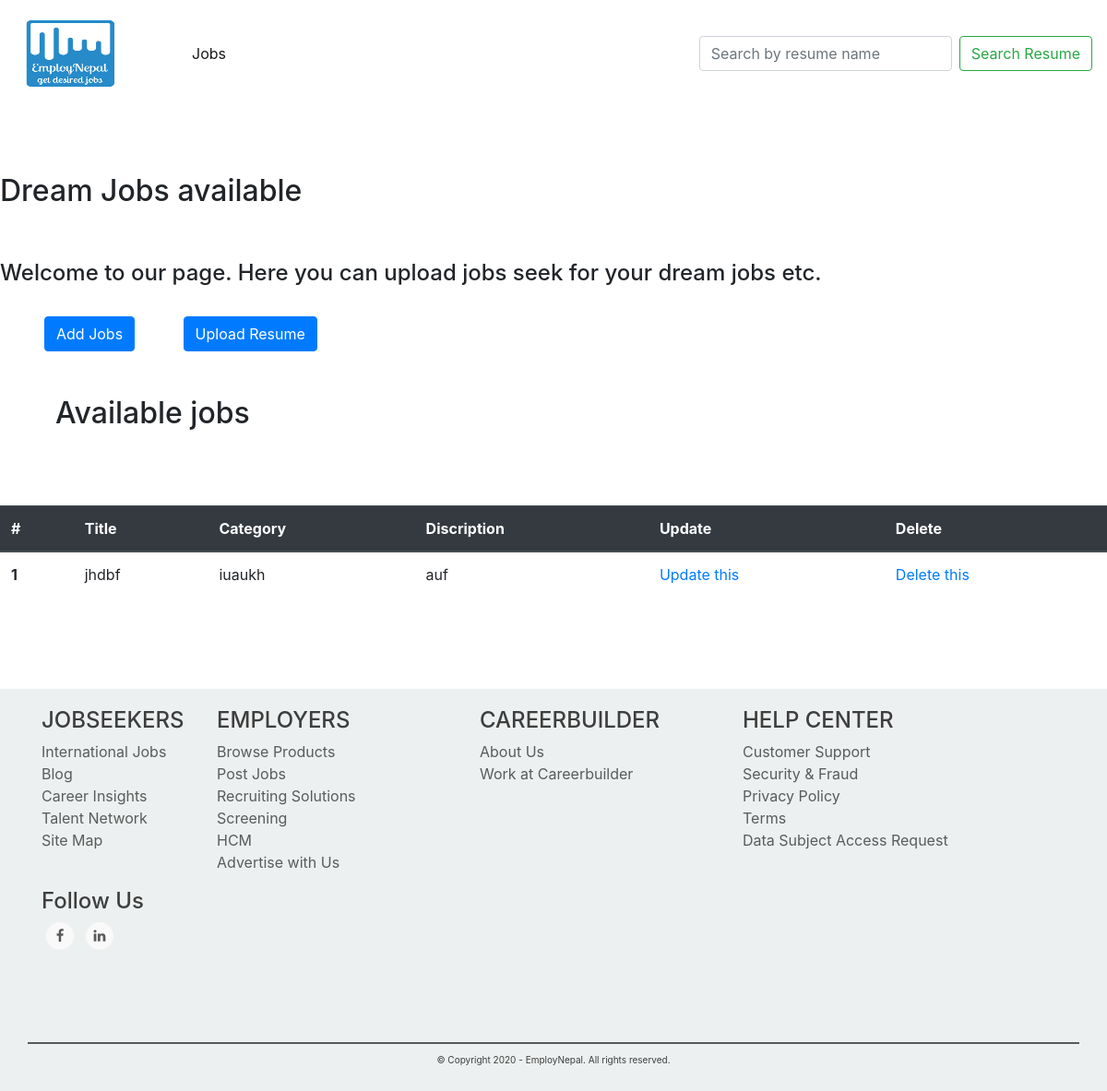
The app's page /, older data.
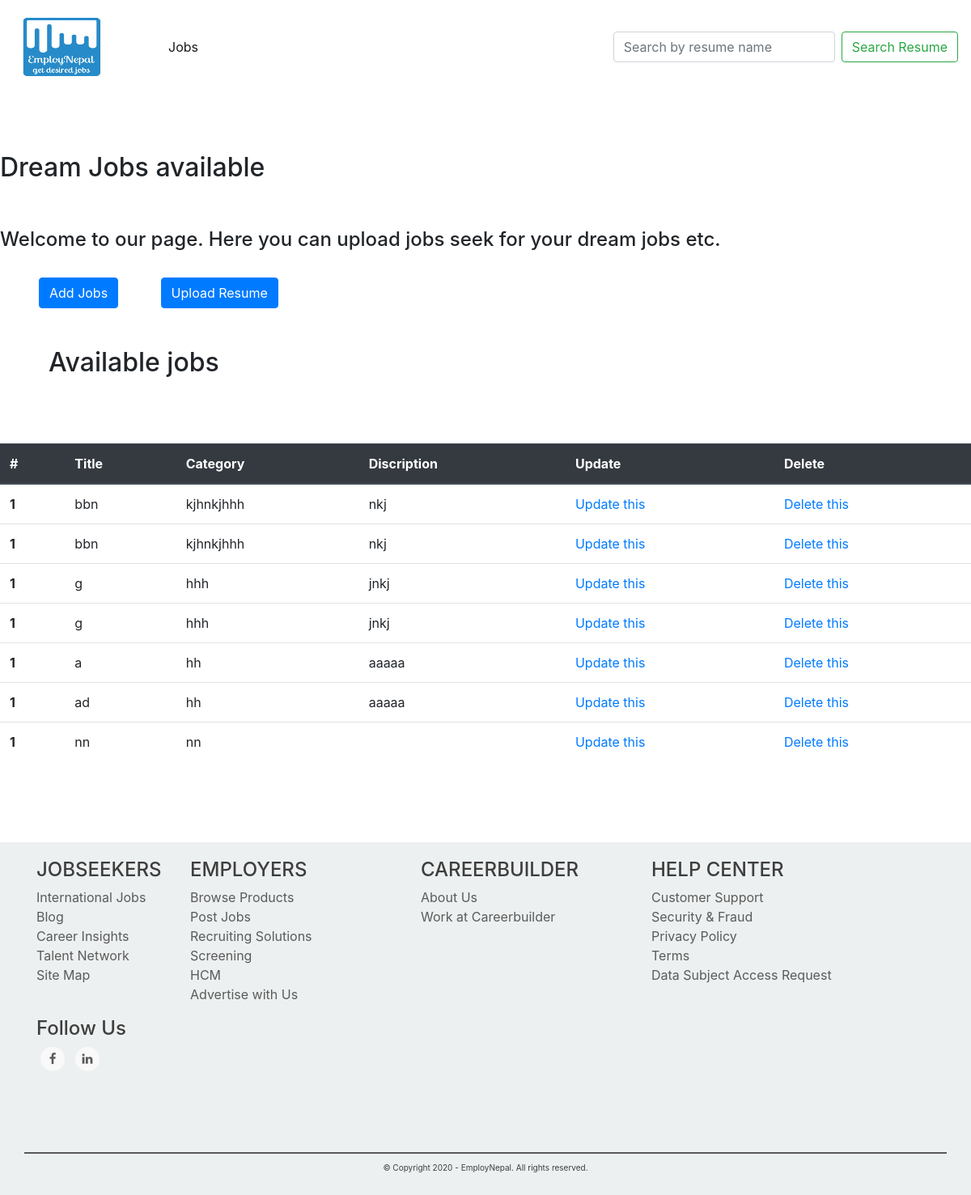
The same page, newer data.
### courseworkapp/models.py (models this page shows)
class Job(models.Model):
    job_Title= models.CharField(max_length=40)
    job_discription=models.CharField(max_length=100)
    job_Catagory= models.CharField(max_length=40)
    def __str__(self):
        return self.job_Title + " " + self.job_discription+" "+ self.job_Catagory

### EmployNepal/views.py (the view)
# urls.py: path('',index),
def index(request):
    Job_obj = Job.objects.all()
    print(Job_obj)
    context_varible = {
        'Jobs':Job_obj
    }
    return render(request,'index.html',context_varible)

### EmployNepal/templates/index.html
{% extends 'base.html' %}
{% block content %}
<br><br><br>
<h2>Dream Jobs available </h2>
<br><br>
<h4> Welcome to our page. Here you can upload jobs seek for your
dream jobs etc.</h4>
<br>
<a href="{% url 'create_job' %}" class="btn btn-primary ml-5"> Add Jobs </a>
<a href="{% url 'uploadResume' %}" class="btn btn-primary ml-5">Upload Resume </a>
{% if Jobs %}
<br><br><br>
<h2 style="margin-left:60px;">Available jobs</h2>
<br><br><br>
<table class="table">
  <thead class="thead-dark">
    <tr>
      <th scope="col">#</th>
      <th scope="col">Title</th>
      <th scope="col">Category</th>
      <th scope="col">Discription</th>
      <th scope="col">Update</th>
	<th scope="col">Delete</th>
    </tr>
  </thead>
  <tbody>
    <tr>
{% for job in Jobs %}
      <th scope="row">1</th>
      <td>{{job.job_Title}}</td>
      <td>{{job.job_Catagory}}</td>
 	<td>{{job.job_discription}}</td>
      <td><a href="/courseworkapp/edit/{{job.id}}">Update this</a></td>
      <td><a href="/courseworkapp/delete/{{job.id}}">Delete this</a></td>
    </tr>
    {% endfor %}
  </tbody>
</table>
{% endif %}
{% endblock %}

Row changes from the older to the newer data that the page shows:
removed Job: job_Title "jhdbf", job_Catagory "iuaukh", job_discription "auf"
added Job: job_Title "bbn", job_Catagory "kjhnkjhhh", job_discription "nkj"
added Job: job_Title "bbn", job_Catagory "kjhnkjhhh", job_discription "nkj"
added Job: job_Title "g", job_Catagory "hhh", job_discription "jnkj"
added Job: job_Title "g", job_Catagory "hhh", job_discription "jnkj"
added Job: job_Title "a", job_Catagory "hh", job_discription "aaaaa"
added Job: job_Title "ad", job_Catagory "hh", job_discription "aaaaa"
added Job: job_Title "nn", job_Catagory "nn"
